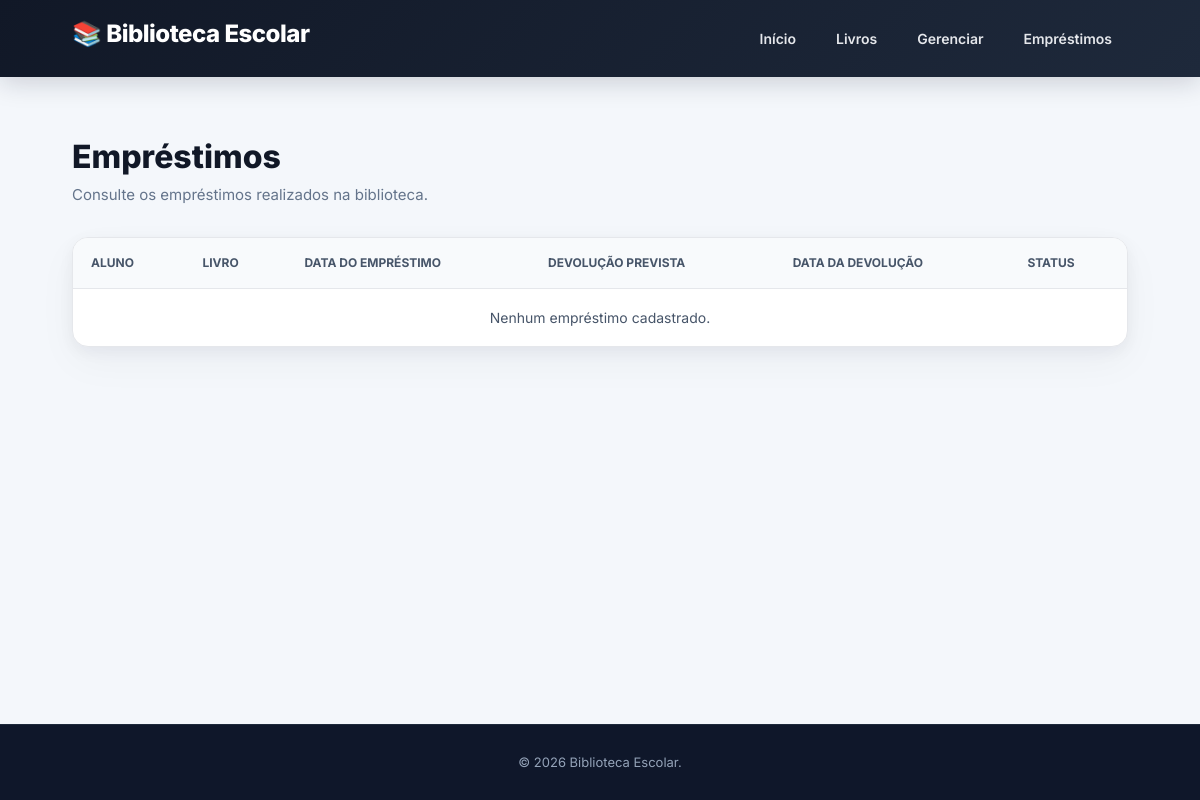
The app's page /emprestimos/, older data.
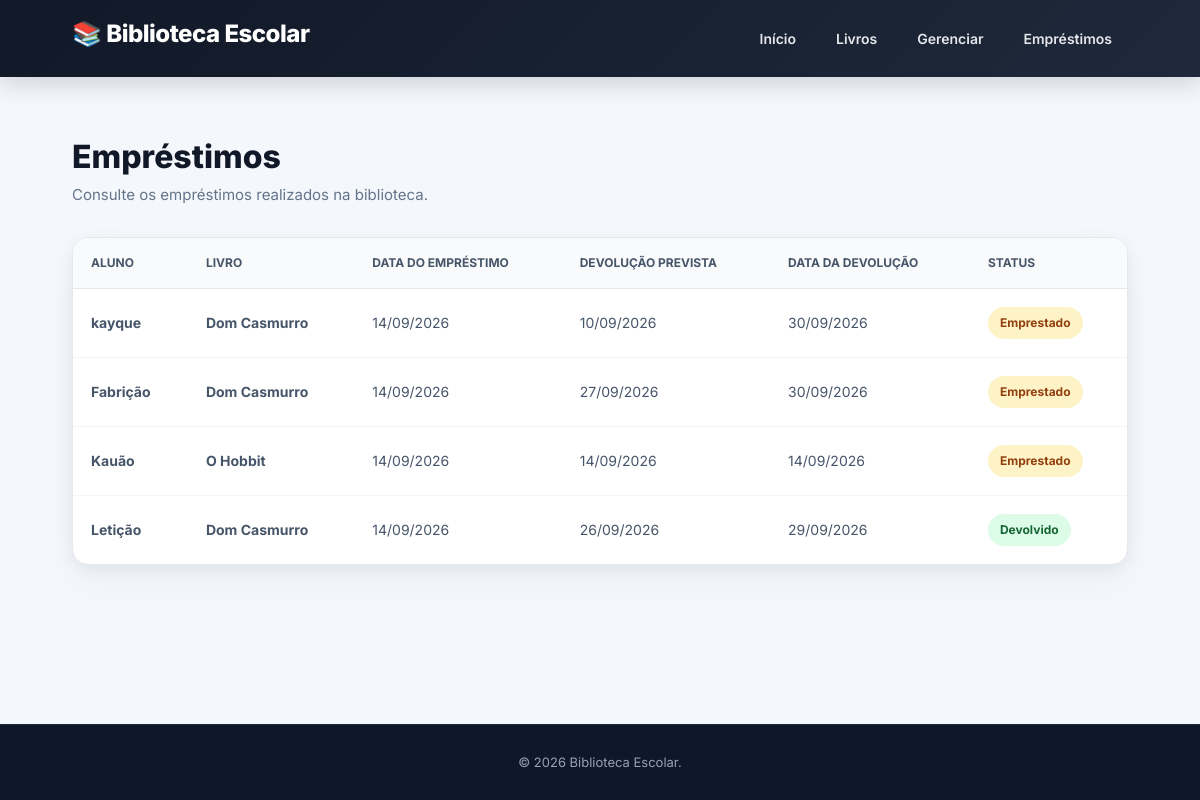
The same page, newer data.
### Central/models.py (models this page shows, shortened)
class Emprestimo(models.Model):
    aluno = models.ForeignKey(Aluno, on_delete=models.CASCADE)
    livro = models.ForeignKey(Livro, on_delete=models.CASCADE)
    data_emprestimo = models.DateField(auto_now_add=True)
    data_devolucao_prevista = models.DateField()
    data_devolucao = models.DateField(null=True, blank=True)
    status = models.CharField(
        max_length=20,
        choices=[
            ('Emprestado', 'emprestado'),
            ('Devolvido', 'devolvido'),
        ],
        default='Emprestado'
    )

class Aluno(models.Model):
    nome = models.CharField(max_length=100)
    matricula = models.CharField(max_length=20, unique=True)
    email = models.EmailField()
    turma = models.CharField(max_length=50)
    data_cadastro = models.DateField(auto_now_add=True)

class Livro(models.Model):
    titulo = models.CharField(max_length=200)
    autor = models.CharField(max_length=150)
    isbn = models.CharField(max_length=20)
    editora = models.CharField(max_length=100)
    ano_publicacao = models.IntegerField()
    categoria = models.CharField(max_length=100)
    quantidade = models.PositiveIntegerField(default=1)
    disponiveis = models.PositiveIntegerField(default=1)
    descricao = models.TextField(blank=True)
    capa = models.ImageField(
        upload_to='capas/',
        blank=True,
        null=True,
        verbose_name='Capa do livro',
    )

### Central/views.py (the view)
def lista_emprestimos(request):
    emprestimos = Emprestimo.objects.all().order_by(
        '-data_emprestimo'
    )
    return render(
        request,
        'pages/emprestimos.html',
        {'emprestimos': emprestimos}
    )

### Central/templates/pages/emprestimos.html (shortened to what this page needs)
{% load static %}
<!doctype html>
<html lang="pt-br">
  <head>
    <link
      href="https://cdn.jsdelivr.net/npm/bootstrap@5.3.8/dist/css/bootstrap.min.css"
      rel="stylesheet"
    />
    <link rel="stylesheet" href="{% static 'css/style.css' %}" />
  </head>
  <body>
    <header class="header">
      <div class="container">
        <h1>Biblioteca Escolar</h1>
        <nav>
          <a href="{% url 'inicio' %}">
            Início
          </a>
          <a href="{% url 'lista_livros' %}">
            Livros
          </a>
          <a href="/admin/">
            Gerenciar
          </a>
          <a href="{% url 'lista_emprestimos' %}">
            Empréstimos
          </a>
        </nav>
      </div>
    </header>
    <main class="emprestimos">
      <div class="container">
        <div class="emprestimos-header">
          <h2>Empréstimos</h2>
          <p>
            Consulte os empréstimos realizados na biblioteca.
          </p>
        </div>
        <div class="emprestimos-tabela">
          <table>
            <thead>
              <tr>
                <th>Aluno</th>
                <th>Livro</th>
                <th>Data do empréstimo</th>
                <th>Devolução prevista</th>
                <th>Data da devolução</th>
                <th>Status</th>
              </tr>
            </thead>
            <tbody>
              {% for emprestimo in emprestimos %}
              <tr>
                <td class="emprestimo-aluno">
                  {{ emprestimo.aluno.nome }}
                </td>
                <td class="emprestimo-livro">
                  {{ emprestimo.livro.titulo }}
                </td>
                <td>
                  {{ emprestimo.data_emprestimo|date:"d/m/Y" }}
                </td>
                <td>
                  {{ emprestimo.data_devolucao_prevista|date:"d/m/Y" }}
                </td>
                <td>
                  {% if emprestimo.data_devolucao %}
                    {{ emprestimo.data_devolucao|date:"d/m/Y" }}
                  {% else %}
                    -
                  {% endif %}
                </td>
                <td>
                  {% if emprestimo.status == 'Emprestado' %}
                    <span class="status-emprestado">
                      Emprestado
                    </span>
                  {% else %}
                    <span class="status-devolvido">
                      Devolvido
                    </span>
                  {% endif %}
                </td>
              </tr>
              {% empty %}
              <tr>
                <td colspan="6" class="sem-emprestimos">
                  Nenhum empréstimo cadastrado.
                </td>
              </tr>
              {% endfor %}
            </tbody>
          </table>
        </div>
      </div>
    </main>
    <footer class="footer">
      <div class="container">
        <p>
          © 2026 Biblioteca Escolar.
        </p>
      </div>
    </footer>
  </body>
</html>

Row changes from the older to the newer data that the page shows:
added Emprestimo: aluno.nome "kayque", livro.titulo "Dom Casmurro", data_emprestimo "14/09/2026", data_devolucao_prevista "10/09/2026", data_devolucao "30/09/2026", status "Emprestado"
added Emprestimo: aluno.nome "Fabrição", livro.titulo "Dom Casmurro", data_emprestimo "14/09/2026", data_devolucao_prevista "27/09/2026", data_devolucao "30/09/2026", status "Emprestado"
added Emprestimo: aluno.nome "Kauão", livro.titulo "O Hobbit", data_emprestimo "14/09/2026", data_devolucao_prevista "14/09/2026", data_devolucao "14/09/2026", status "Emprestado"
added Emprestimo: aluno.nome "Letição", livro.titulo "Dom Casmurro", data_emprestimo "14/09/2026", data_devolucao_prevista "26/09/2026", data_devolucao "29/09/2026", status "Devolvido"
Text that changed along with them:
text no longer shown: "Nenhum empréstimo cadastrado."
